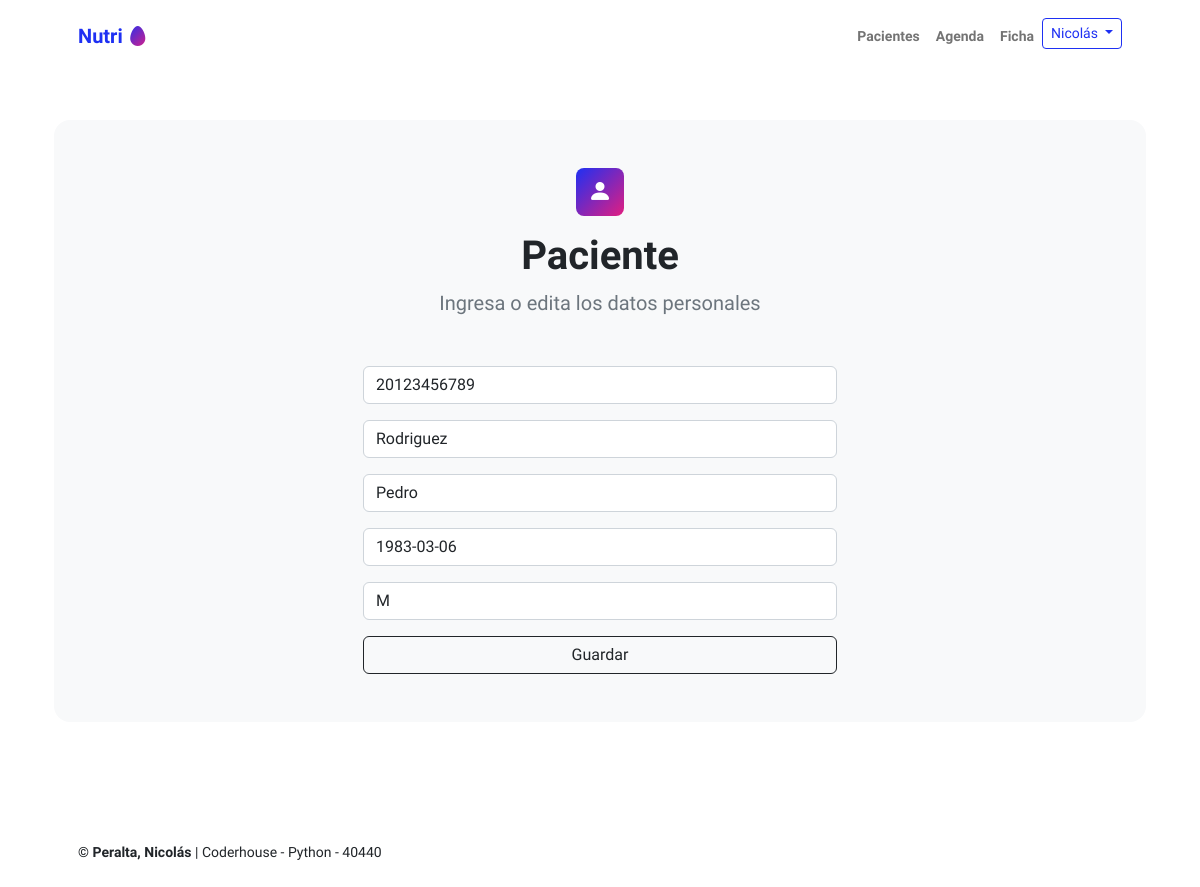
/pacientes-editar/20123456789/ (signed in), run on the app's committed database.
### agenda/models.py (models this page shows, shortened)
class pacientes(models.Model):
    cuil = models.CharField(max_length=11, primary_key=True)
    apellido = models.CharField(max_length=200)
    nombres = models.CharField(max_length=200)
    nacimiento = models.DateField(null=True)
    tipos_generos = [("M", "Masculino"), ("F", "Femenino"), ("X", "No binario / No responde")]
    genero=models.CharField(max_length=1, choices=tipos_generos)

### agenda/views.py (the view)
# urls.py: path('pacientes-editar/<int:pk>/', views.vista_pacientes_editar, name="pacientes_editar"),
@login_required
def vista_pacientes_editar(request, pk):
    paciente = pacientes.objects.get(cuil=pk)
    if request.method == "POST":
        formulario = form_pacientes(request.POST)
        if formulario.is_valid():
            data = formulario.cleaned_data
            paciente.cuil = data["cuil"]
            paciente.apellido = data["apellido"]
            paciente.nombres = data["nombres"]
            paciente.nacimiento = data["nacimiento"]
            paciente.genero = data["genero"]
            paciente.save()
            url_exitosa = reverse('pacientes')
            return redirect(url_exitosa)
    else:  # GET
        inicial = {
            'cuil': paciente.cuil,
            'apellido': paciente.apellido,
            'nombres': paciente.nombres,
            'nacimiento': paciente.nacimiento,
            'genero': paciente.genero,
        }
        formulario = form_pacientes(initial=inicial)
    return render(
        request=request,
        template_name='agenda/pacientes_agregar.html',
        context={'formulario': formulario},
    )

### agenda/forms.py
class form_pacientes(forms.Form):
    cuil = forms.CharField(required=True, max_length=11, label='', widget=forms.TextInput(attrs={'placeholder': 'Cuil','class':'form-control'}))
    apellido = forms.CharField(required=True, max_length=200, label='', widget=forms.TextInput(attrs={'placeholder': 'Apellido','class':'form-control'}))
    nombres = forms.CharField(required=True, max_length=200, label='', widget=forms.TextInput(attrs={'placeholder': 'Nombres','class':'form-control'}))
    nacimiento = forms.DateField(label='', widget=forms.TextInput(attrs={'placeholder': 'Fecha de Nacimiento','class':'form-control'}))
    genero = forms.CharField(max_length=1, label='', widget=forms.TextInput(attrs={'placeholder': 'Género','class':'form-control'}))

### agenda/templates/agenda/pacientes_agregar.html (shortened to what this page needs)
{% extends 'agenda/base.html' %}
  {% block contenido%}
<div class="bg-light rounded-4 py-5 px-4 px-md-5">
  <div class="text-center mb-5">
    <div class="feature bg-primary bg-gradient-primary-to-secondary text-white rounded-3 mb-3"><i class="bi bi-person-fill"></i></div>
        <h1 class="fw-bolder">Paciente</h1>
        <p class="lead fw-normal text-muted mb-0">Ingresa o edita los datos personales</p>
    </div>
  <div class="row gx-5 justify-content-center">
  <div class="col-lg-8 col-xl-6">
<form method="post">
  {{formulario.as_p}}
  <div class="d-grid">
    <input type = "submit" class="btn btn-outline-dark "  value = "Guardar" />
  </div>
</form>
  </div>
  </div>
  </div>
</div>
  {% endblock contenido%}

### agenda/templates/agenda/base.html (shortened to what this page needs)
{% load static %}
<!DOCTYPE html>
<html lang="en">
  <head>
    <link
      href="https://cdn.jsdelivr.net/npm/bootstrap-icons@1.8.1/font/bootstrap-icons.css"
      rel="stylesheet"
    />
    <link href="{% static 'css/styles.css' %}" rel="stylesheet" />
  </head>
  <body class="d-flex flex-column h-100">
    <main class="flex-shrink-0">
      <nav class="navbar navbar-expand-lg navbar-light bg-white py-3">
        <div class="container px-5">
          <a class="navbar-brand" href="{% url 'index' %}"
            ><span class="fw-bolder text-primary"
              >Nutri <i class="bi bi-egg-fill text-gradient"> </i></span
          ></a>
          <div class="collapse navbar-collapse" id="navbarSupportedContent">
            <ul class="navbar-nav ms-auto mb-2 mb-lg-0 small fw-bolder">
              <li class="nav-item">
                <a class="nav-link" href="{% url 'pacientes' %}">Pacientes</a>
              </li>
              <li class="nav-item">
                <a class="nav-link" href="{% url 'agenda' %}">Agenda</a>
              </li>
              <li class="nav-item">
                <a class="nav-link" href="{% url 'ficha' %}">Ficha</a>
              </li>
              {% if user.is_authenticated %}
              <div class="dropdown">
                <button
                  class="btn btn-outline-primary btn-sm dropdown-toggle"
                  type="button"
                  data-bs-toggle="dropdown"
                  aria-haspopup="true"
                  aria-expanded="false"
                >
                  {{user.first_name}}
                </button>
                  {% endif %}
              </div>
            </ul>
          </div>
        </div>
      </nav>
      <header class="py-5">
        <div class="container px-5 pb-5">
          <div class="row gx-5 align-items-center">
            {% block contenido%} {% endblock contenido%}
          </div>
      </header>
    </main>
    <footer class="bg-white py-4 mt-auto">
      <div class="container px-5">
        <div
          class="row align-items-center justify-content-between flex-column flex-sm-row"
        >
          <div class="col-auto">
            <div class="small m-0">
              <b> &copy; Peralta, Nicolás</b> | Coderhouse - Python - 40440
            </div>
          </div>
        </div>
      </div>
    </footer>
  </body>
</html>

### data on the page
pacientes: cuil "20123456789", apellido "Rodriguez", nombres "Pedro", nacimiento "1983-03-06", genero "M"

### other printed values
{{ user.first_name }} "Nicolás"
